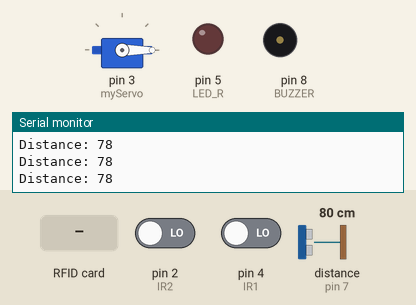
Recording of a sketch running on a simulated Arduino Uno, built with avr-gcc and run on an emulated ATmega328P. On the bench: servo, output pins drawn as LEDs (lit = HIGH), buzzer (waves = sounding), the last lines printed to the serial monitor. Wiring (inferred from the names in the program): ultrasonic range finder: trigger pin 6; echo pin 7. Dashed ring = blinking. Inputs (shaded band) come from the test bench; at power-on: distance to the obstacle (sensor on pin 7) 80 cm, pin 2 (IR2) LOW, pin 4 (IR1) LOW. The echo pulse lasts 58.3 µs per cm; pins used as bus, display or sensor lines are not drawn.

Above: at 1.2 s.
1.3 s: RFID card 5E 7A 19 C4 held to the reader
At 3.8 s:
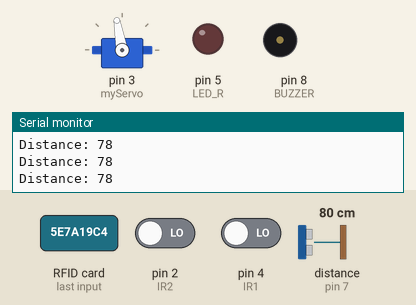
4.3 s: distance to the obstacle (sensor on pin 7) set to 23 cm
7.3 s: distance to the obstacle (sensor on pin 7) set to 20 cm
At 8.1 s:
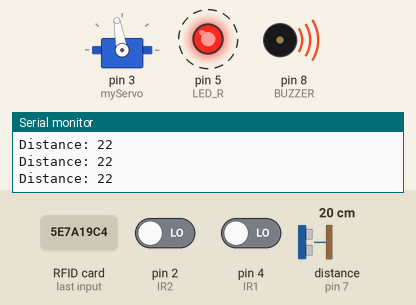
10.3 s: RFID card F3 C6 7F 16 held to the reader
At 11.03 s:
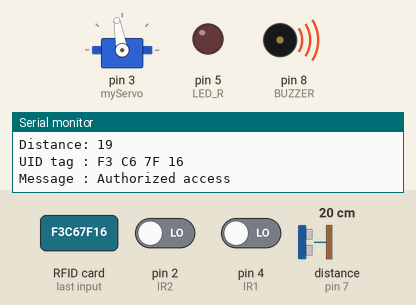
12.6 s: pin 2 (IR2) driven HIGH and pin 4 (IR1) driven HIGH
15.6 s: distance to the obstacle (sensor on pin 7) set to 35 cm
At 17.5 s:
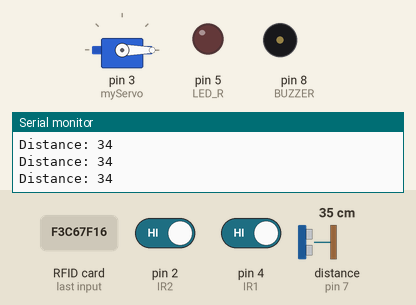
Timing chart, 0 to 18.6 s (numbered marks = the images above; inputs shaded):
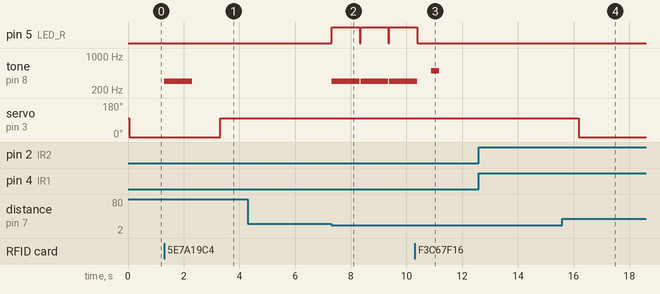

The sketch:

main_CSE360.ino
```cpp
#include <SPI.h>
#include <MFRC522.h>
#include <Servo.h>

#include <Wire.h>


#define SS_PIN 10
#define RST_PIN 9
//#define LED_G 4 //define green LED pin
#define LED_R 5 //define red LED
#define BUZZER 8 //buzzer pin
MFRC522 mfrc522(SS_PIN, RST_PIN);   // Create MFRC522 instance.
Servo myServo; //define servo name

int IR1 = 4;
int IR2 = 2;

int Slot = 4;           //Enter Total number of parking Slots

int flag1 = 0;
int flag2 = 0;

const int trigPin = 6;
const int echoPin = 7;
const int ledPin = 5;
long duration;
int distance;
int safetyDistance;
void setup()
{
  //lcd setup
//  lcd.init();
//  lcd.backlight();
  pinMode(IR1, INPUT);
  pinMode(IR2, INPUT);

  myServo.attach(3);
  myServo.write(100);

//  lcd.setCursor (0,0);
//  lcd.print("ARDUINO");
//  lcd.setCursor (0,1);
//  lcd.print("PARKING SYSTEM");
//  delay (2000);
//  lcd.clear();

  Serial.begin(9600);   // Initiate a serial communication
  SPI.begin();      // Initiate  SPI bus
  mfrc522.PCD_Init();   // Initiate MFRC522
  myServo.attach(3); //servo pin
  myServo.write(0); //servo start position
  //pinMode(LED_G, OUTPUT);
  pinMode(LED_R, OUTPUT);
  pinMode(BUZZER, OUTPUT);
  noTone(BUZZER);
  Serial.println("Put your card to the reader...");
  Serial.println();

  pinMode(trigPin, OUTPUT); // Sets the trigPin as an Output
  pinMode(echoPin, INPUT); // Sets the echoPin as an Input
  pinMode(ledPin, OUTPUT);

}
void loop()
{
  //Serial.println("Hello");
  // Clears the trigPin
digitalWrite(trigPin, LOW);
delayMicroseconds(2);

// Sets the trigPin on HIGH state for 10 micro seconds
digitalWrite(trigPin, HIGH);
delayMicroseconds(10);
digitalWrite(trigPin, LOW);

// Reads the echoPin, returns the sound wave travel time in microseconds
duration = pulseIn(echoPin, HIGH);

// Calculating the distance
distance= duration*0.034/2;

safetyDistance = distance;
if (safetyDistance <= 20){ //Enter the Distance
  digitalWrite(ledPin, HIGH);
  digitalWrite(LED_R, HIGH);
    tone(BUZZER, 300);
    delay(1000);
    digitalWrite(LED_R, LOW);
    noTone(BUZZER);
}
else{
  digitalWrite(ledPin, LOW);
}
// Prints the distance on the Serial Monitor
Serial.print("Distance: ");
Serial.println(distance);

  // Look for new cards
  if ( ! mfrc522.PICC_IsNewCardPresent())
  {
    return;
  }
  // Select one of the cards
  if ( ! mfrc522.PICC_ReadCardSerial())
  {
    return;
  }
  //Show UID on serial monitor
  Serial.print("UID tag :");
  String content= "";
  byte letter;
  for (byte i = 0; i < mfrc522.uid.size; i++)
  {
     Serial.print(mfrc522.uid.uidByte[i] < 0x10 ? " 0" : " ");
     Serial.print(mfrc522.uid.uidByte[i], HEX);
     content.concat(String(mfrc522.uid.uidByte[i] < 0x10 ? " 0" : " "));
     content.concat(String(mfrc522.uid.uidByte[i], HEX));
  }
  Serial.println();
  Serial.print("Message : ");
  content.toUpperCase();
  if (content.substring(1) == "F3 C6 7F 16") //change here the UID of the card/cards that you want to give access
  {
    Serial.println("Authorized access");
    Serial.println();
    delay(500);
    //digitalWrite(LED_G, HIGH);
    tone(BUZZER, 500);
    delay(300);
    noTone(BUZZER);
    //myServo.write(180);
    delay(5000);
    myServo.write(0);
    //digitalWrite(LED_G, LOW);
  }

  else   {
    Serial.println(" Access denied");
    //digitalWrite(LED_R, HIGH);
    tone(BUZZER, 300);
    delay(1000);
    //digitalWrite(LED_R, LOW);
    noTone(BUZZER);
  }

    if(digitalRead (IR1) == LOW && flag1==0){
if(Slot>0){flag1=1;
if(flag2==0){myServo.write(0); Slot = Slot-1;}
}
//else{
//lcd.setCursor (0,0);
//lcd.print("  SORRY 🙁  ");
//lcd.setCursor (0,1);
//lcd.print(" Parking Full ");
//delay (3000);
//lcd.clear();
//}
}
if(digitalRead (IR2) == LOW && flag2==0){flag2=1;
if(flag1==0){myServo.write(0); Slot = Slot+1;}
}
if(flag1==1 && flag2==1){
delay (1000);
myServo.write(100);
flag1=0, flag2=0;
}
//lcd.setCursor (0,0);
//lcd.print("  WELCOME!  ");
//lcd.setCursor (0,1);
//lcd.print("Slot Left: ");
//lcd.print(Slot);
}
```

Measured:
- the behaviour switches between 22 and 21 cm on distance to the obstacle (sensor on pin 7) (found by bisection; images 1 and 2)
- after the input at 1.3 s, tone on pin 8 (BUZZER): silent → 300 Hz at once, → silent 1.0 s later; servo on pin 3 (myServo): 0° → 100° after 2.0 s
- after the input at 7.3 s, pin 5 (LED_R): alternates HIGH for 1.0 s and LOW for 0.03 s, starting at once; tone on pin 8 (BUZZER): alternates 300 Hz for 1.0 s and silent for 0.03 s, starting at once
- after the input at 10.3 s, pin 5 (LED_R): goes on until 10.4 s, then stays LOW
- after the input at 12.6 s, every drawn part: stays the same
- after the input at 15.6 s, pin 5 (LED_R): stops changing and stays LOW; tone on pin 8 (BUZZER): stops changing and stays silent
